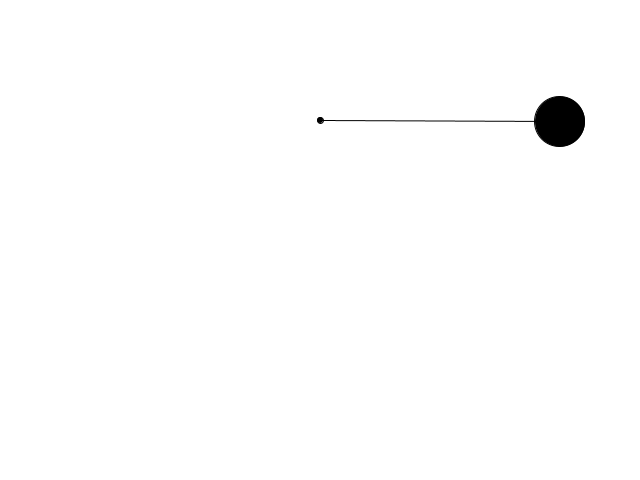
Frame 1 (no input)
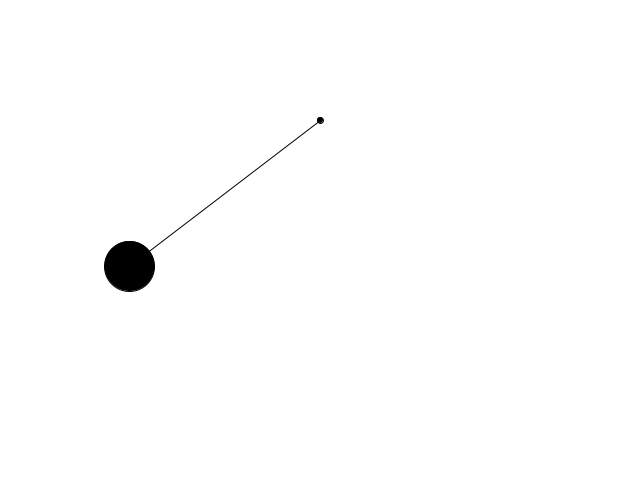
Frame 60 (the mouse pressed at the canvas centre just before this capture)
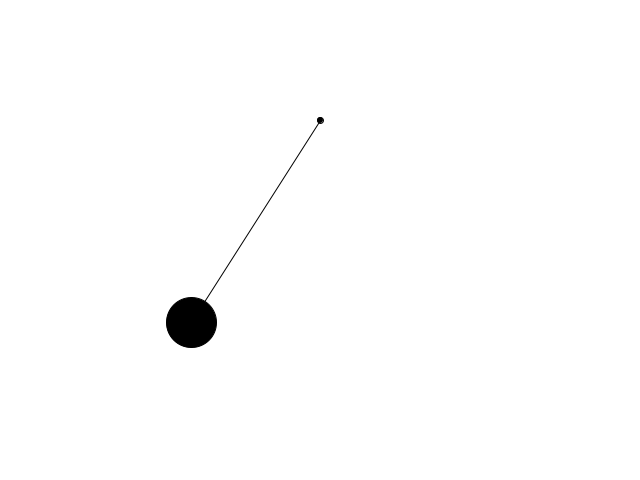
Frame 120 (the mouse held since frame 60 and released just before this capture)

The Processing sketch that drew these frames (run headless with seeded random() and noise(); from frame 60 on, the mouse is pressed at the canvas centre):

// Processing sketch: SimplePendulum
// ── SimplePendulum.pde
Pendulum p;

void setup() {
  size(640, 480);
  background(255);
  p = new Pendulum();
}

void draw() {
  background(255);
  translate(width/2, height/4);
  p.update();
  p.draw();
}

// ── Pendulum.pde
float gravity = 0.01;

class Pendulum {
  PVector pivot;
  float threadLength;
  float sphereRadius;
  
  float angle;
  float acc;
  float vel;
  
  Pendulum() {
    angle = PI/2;
    pivot = new PVector(0, 0);
    acc = 0.05;
    threadLength = height/2;
    sphereRadius = 25;
  }
  
  void update() {
    acc = -sqrt(gravity / threadLength) * sin(angle);
    //acc = -pow(vel, 2) * threadLength *sin(angle);
    //acc = (-gravity / threadLength) * sin(angle);
    vel += acc;
    angle += vel;
  }
  
  void draw() {
    float x = sin(angle) * threadLength;
    float y = cos(angle) * threadLength;
    
    //noStroke();
    fill(0);
    ellipse(x, y, sphereRadius * 2, sphereRadius * 2);
    ellipse(pivot.x, pivot.y, 6, 6);
    line(pivot.x, pivot.y, x, y);
  }
}
